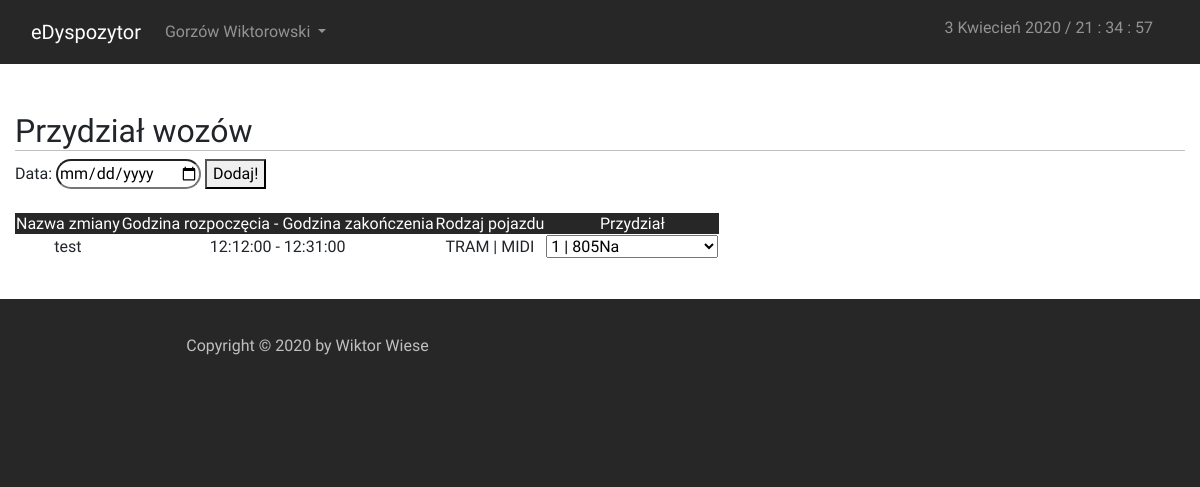
The app's page /index_user.php?page=add_plans (signed in) with its own data.
### tables this page shows
CREATE TABLE `timetable` (
  `id` int(11) NOT NULL,
  `miasto` int(11) NOT NULL,
  `nazwa_zm` text,
  `godz_roz` time DEFAULT NULL,
  `godz_zak` time DEFAULT NULL,
  `rodzaj` text,
  `obsluga` text NOT NULL,
  `uwagi` longtext
);

### index_user.php (called while the page is built)
<?php
    include("./layout/header.php");
    $toInclude = isset($_GET['page']) ? $_GET['page']:"main";
    include("./pages/user/$toInclude.php");
    include("./layout/footer.php");
?>

### scripts/php/plans/list_vehicles.php (the view, shortened to what this page needs)
<?php
    require_once("scripts/php/db_connect.php");
    $connect = new mysqli($host, $db_user, $db_password, $db_name);
    if($_SESSION['access'] == 4)
    {
        $query_vehicles="SELECT * FROM vehicles WHERE miasto LIKE '$_SESSION[access]' ORDER BY tablice_rej";
        if($result = @$connect->query($query_vehicles))
        {
            $users = $result->num_rows;
            if($users>0)
            {
                echo "<select>";
                while($row = $result->fetch_array())
                {
                    echo "<option value=$row[id]>".$row['tablice_rej']." | ".$row['model']."</option>";
                }
                echo "</select>";
            }
        }
    }
    else
    {
        $query_vehicles="SELECT * FROM vehicles WHERE miasto LIKE '$_SESSION[access]' ORDER BY numer_tab";
        if($result = @$connect->query($query_vehicles))
    {
        $users = $result->num_rows;
        if($users>0)
        {
            echo "<select name='vehicle[".$i."]'>";
            while($row = $result->fetch_array())
            {
                echo "<option value=$row[id]>".$row['numer_tab']." | ".$row['model']."</option>";
            }
            echo "</select>";
        }
    }
    }

### pages/user/add_plans.php (shortened to what this page needs)
<main>
    <?php
    require_once("scripts/php/db_connect.php");
    $connect = new mysqli($host, $db_user, $db_password, $db_name);
    $miasto = $_SESSION['access'];
    $i = 0;
    ?>
    <div class='container-fluid'>
        <div class='row'>
            <div class="col-md-12">
                <H2 class='headline'>Przydział wozów</H2>
            </div>
            <div class="col-md-12">
                <form method="POST" action="scripts/php/plans/add_plans.php">
                    Data: <input type='date' name='date' />
                    <button type="submit">Dodaj!</button>
                    <?php
                    $query = "SELECT * FROM `timetable` WHERE `miasto` = '$miasto'";
                    if ($type = @$connect->query($query)) {
                        $timetables = $type->num_rows;
                        if ($timetables > 0) {
                            echo "<table>
                                <tr class='main'>
                                <td>Nazwa zmiany</td>
                                <td>Godzina rozpoczęcia - Godzina zakończenia</td>
                                <td>Rodzaj pojazdu</td>
                                <td>Przydział</td>
                                </tr>";
                            while ($row = $type->fetch_array()) {
                                $i++;
                                echo "<tr>
                                        <td>$row[nazwa_zm]</td>
                                        <td>$row[godz_roz] - $row[godz_zak]</td>
                                        <td>$row[rodzaj] | $row[obsluga]</td>
                                        <td>";
                                include('scripts/php/plans/list_vehicles.php');
                                echo "</tr>";
                            }
                        }
                    }
                    echo "</table></br>";
                    ?>
                </form>
            </div>
        </div>
    </div>
</main>

### styles/style_main.css (style rules this page uses)
body { font-family: 'Raleway', sans-serif !important; background: #272727 !important; }
.headline { border-bottom: 1px solid silver; }

### styles/style_pages.css (style rules this page uses)
main { background: white; }
table, tr, td { text-align: center; width: inherit; }
table .main { color: white !important; background: #272727 !important; }
input { border-radius: 20px; }

### records on screen
timetable: nazwa_zm "test", godz_roz "12:12:00", godz_zak "12:31:00", rodzaj "TRAM", obsluga "MIDI"

### other values on screen
form field value "1 | 805Na"
